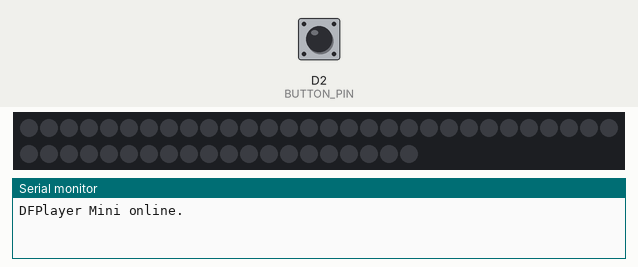
A sketch run on a simulated ESP8266 (NodeMCU). Shown: 50 RGB LEDs in strip order, left to right, continuing on the next row, the last lines printed to the serial monitor. Inputs (shaded band) come from the test bench; at power-on: D2 (BUTTON_PIN) HIGH. Colours are those a GRB WS2812 strip shows for the declared byte order; random numbers use the default seed unless the sketch sets one; the audio player accepts every command and is not drawn.

Above: at 1.7 s.
1.8 s: D2 (BUTTON_PIN) pulled LOW for 0.15 s
2.5 s: D2 (BUTTON_PIN) pulled LOW for 0.15 s
At 2.94 s:
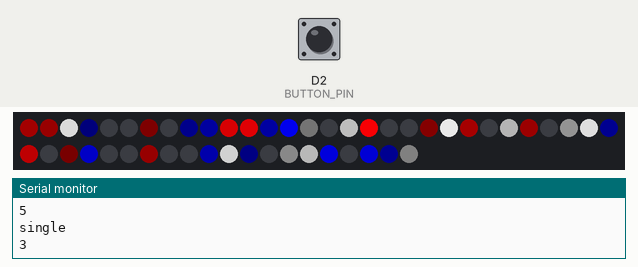
3.2 s: D2 (BUTTON_PIN) pulled LOW for 0.15 s
At 3.64 s:
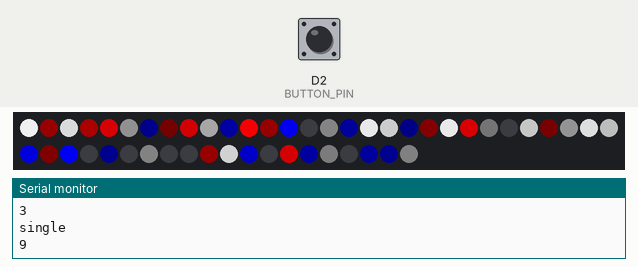
Timing chart, 0 to 6.2 s (numbered marks = the images above; inputs shaded):
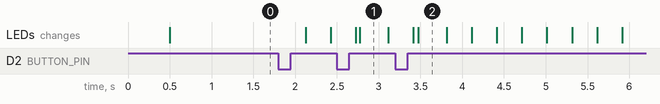

The sketch:

Lego_Wreath.ino
```cpp
#include <PinButton.h>
#include <FastLED.h>
#include "Arduino.h"
#include "DFRobotDFPlayerMini.h"
#include <SoftwareSerial.h>

SoftwareSerial softSerial(/*rx =*/D5, /*tx =*/D6);

#define FPSerial softSerial
#define NUM_LEDS 50
#define DATA_PIN D8
#define BUTTON_PIN D2

//define which LEDs are in spots
CRGBArray<NUM_LEDS> leds;
CRGBSet red1(leds(1,2));
CRGBSet white1(leds(3,4));
CRGBSet red2(leds(5,6));
CRGBSet white2(leds(7,8));
CRGBSet red3(leds(9,10));
CRGBSet white3(leds(11,12));
CRGBSet red4(leds(13,14));
CRGBSet white4(leds(15,16));
CRGBSet red5(leds(17,18));
CRGBSet white5(leds(19,20));
CRGBSet red6(leds(21,22));
CRGBSet white6(leds(23,24));

PinButton myButton(BUTTON_PIN);
DFRobotDFPlayerMini myDFPlayer;
long randNumber;
bool wreathActive = false;
int wreathBrightness = 0;

// {Active, Brightness, FadeDirection, Color}
int wreathArray[NUM_LEDS][4] = {{0,255,1,0},{0,255,1,0},{0,255,1,0},{0,255,1,0},{0,255,1,0},{0,255,1,0},{0,255,1,0},{0,255,1,0},{0,255,1,0},{0,255,1,0},{0,255,1,0},{0,255,1,0},{0,255,1,0},{0,255,1,0},{0,255,1,0},{0,255,1,0},{0,255,1,0},{0,255,1,0},{0,255,1,0},{0,255,1,0},{0,255,1,0},{0,255,1,0},{0,255,1,0},{0,255,1,0},{0,255,1,0},{0,255,1,0},{0,255,1,0},{0,255,1,0},{0,255,1,0},{0,255,1,0},{0,255,1,0},{0,255,1,0},{0,255,1,0},{0,255,1,0},{0,255,1,0},{0,255,1,0},{0,255,1,0},{0,255,1,0},{0,255,1,0},{0,255,1,0},{0,255,1,0},{0,255,1,0},{0,255,1,0},{0,255,1,0},{0,255,1,0},{0,255,1,0}};


void setup(){
  FPSerial.begin(9600);
  Serial.begin(115200);

  if (!myDFPlayer.begin(FPSerial, true, false)) {  //Use serial to communicate with mp3.
  Serial.println(F("Unable to begin:"));
  while(true){
    delay(0); // Code to compatible with ESP8266 watch dog.
  }
  }
  Serial.println(F("DFPlayer Mini online."));


  // if analog input pin 0 is unconnected, random analog
  // noise will cause the call to randomSeed() to generate
  // different seed numbers each time the sketch runs.
  // randomSeed() will then shuffle the random function.
  randomSeed(analogRead(0));

  FastLED.addLeds<WS2812B, DATA_PIN, BGR>(leds, NUM_LEDS);
  //set_max_power_in_volts_and_milliamps(5, 500); // FastLED Power management set at 5V, 500mA.
  FastLED.setBrightness(240); // out of 255
  randNumber = 0;
}

void loop() {
  // Read hardware pin, convert to click events
  myButton.update();
  FastLED.show();

  if (myButton.isSingleClick()) {
    // Only triggers on a single, short click (i.e. not
    // on the first click of a double-click, nor on a long click).
    Serial.println("single");
   // print a random number from 0 to 299
  randNumber = random(10) + 1;
  Serial.println(randNumber);
  wreathActive = true;
  myDFPlayer.volume(19);
  myDFPlayer.play(randNumber);
  for (int i = 0; i <= NUM_LEDS; i++) { wreathArray[i][0] = 0; wreathArray[i][1] = 255; wreathArray[i][2] = 1; wreathArray[i][3] = 0; }

  }

  if (myButton.isDoubleClick()) {
    FastLED.clear();
    Serial.println("double");
    wreathActive = false;
    randNumber = 0;
    myDFPlayer.volume(0);
    myDFPlayer.stop();
  }

  if (wreathActive) {
  //turn on LEDs

    EVERY_N_MILLISECONDS(10) {
      wreathBrightness = 0;
      int randomLED = random8(0, NUM_LEDS);
      int randomColor = random(3);
      if (randomColor == 0) {
        randomColor = 100; // white
      }
      else if (randomColor == 1) {
        randomColor = 0; // red
      }
      else {
        randomColor = 95; // green
      }

      if (wreathArray[randomLED][0] == 0) {
        wreathArray[randomLED][0] = 1;
        wreathArray[randomLED][3] = randomColor;
      }
    }

    for (int i = 0; i <= NUM_LEDS; i++) {
      // If the LED is active, start or continue the fade in/out sequence.
      if (wreathArray[i][0] == 1) {
        // Increment the brightness either up or down
        wreathArray[i][1] = wreathArray[i][1] + (1 * wreathArray[i][2]);

        // Once full brightness reached, reverse direction.
        if (wreathArray[i][1] >= 255) {
          wreathArray[i][1] = 255;
          wreathArray[i][2] = -wreathArray[i][2];
        }

        // Once brightness fades back to zero, reset LED to inactive.
        if (wreathArray[i][1] <= 0) {
          wreathArray[i][0] = 0;
          wreathArray[i][1] = 0;
          wreathArray[i][2] = 1;
        }

        // Set each LED to blue, full saturation, brightness from loop.
        if (wreathArray[i][3] == 100) {
          leds[i] = CHSV(wreathArray[i][3], 0, wreathArray[i][1]);
        }
        else if(wreathArray[i][3] == 0) {
          leds[i] = CHSV(wreathArray[i][3], 255, wreathArray[i][1]);
        }
        else {
          leds[i] = CHSV(wreathArray[i][3], 255, wreathArray[i][1]);
        }
      }
    }

  }
}
```
